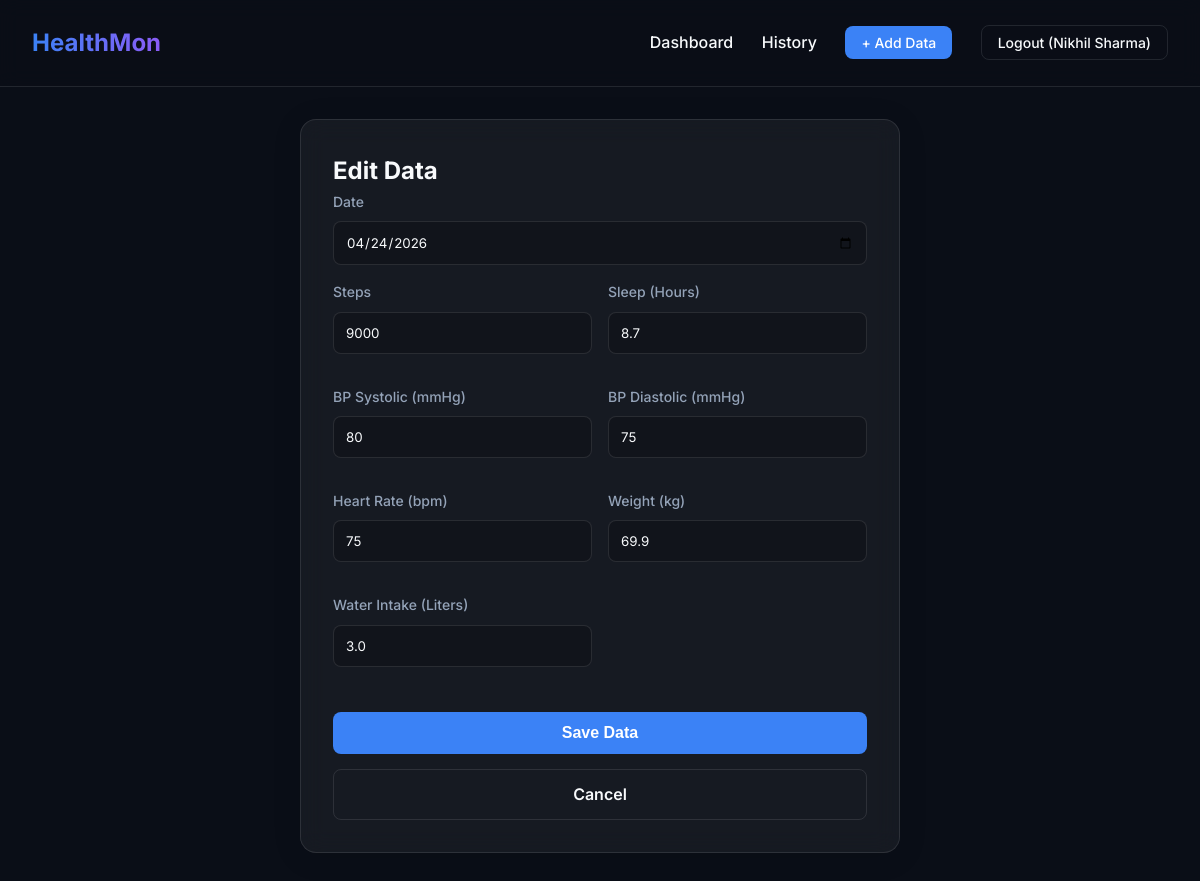
The page /log/edit/6 (signed in) on the database its author committed.
### models.py (models this page shows)
class DailyLog(db.Model):
    __tablename__ = 'daily_logs'
    id = db.Column(db.Integer, primary_key=True)
    user_id = db.Column(db.Integer, db.ForeignKey('users.id'), nullable=False)
    date = db.Column(db.Date, nullable=False, default=date.today)
    steps = db.Column(db.Integer, default=0)
    sleep_hours = db.Column(db.Float, default=0.0)
    bp_systolic = db.Column(db.Integer, default=120)
    bp_diastolic = db.Column(db.Integer, default=80)
    heart_rate = db.Column(db.Integer, default=72)
    weight = db.Column(db.Float, default=0.0)
    water_intake = db.Column(db.Float, default=0.0)   # litres
    score = db.Column(db.Integer, default=0)
    __table_args__ = (
        db.UniqueConstraint('user_id', 'date', name='uq_user_date'),
    )

### app.py (the view)
@app.route('/log/edit/<int:log_id>', methods=['GET', 'POST'])
@login_required
def edit_log(log_id):
    log = DailyLog.query.get_or_404(log_id)
    if log.user_id != session['user_id']:
        flash('Unauthorized access.', 'danger')
        return redirect(url_for('dashboard'))
    if request.method == 'POST':
        return _save_log(log)
    return render_template('form.html', log=log, title="Edit Data")

### app.py (called while the page is built)
def login_required(f):
    @wraps(f)
    def decorated_function(*args, **kwargs):
        if 'user_id' not in session:
            flash('Please log in to access this page.', 'warning')
            return redirect(url_for('login'))
        return f(*args, **kwargs)
    return decorated_function

### templates/form.html (shortened to what this page needs)
{% extends "base.html" %}
{% block content %}
<div class="form-wrapper">
    <div class="glass-card form-card">
        <h2>{{ title }}</h2>
        <form method="POST">
            <div class="form-group">
                <label>Date</label>
                <input type="date" name="date" required
                       value="{{ log.date if log else '' }}"
                       id="dateInput">
            </div>
            <div class="form-grid">
                <div class="form-group">
                    <label>Steps</label>
                    <input type="number" name="steps" min="0" step="1"
                           value="{{ log.steps if log else '' }}" placeholder="Enter steps">
                </div>
                <div class="form-group">
                    <label>Sleep (Hours)</label>
                    <input type="number" name="sleep_hours" min="0" max="24" step="0.1"
                           value="{{ log.sleep_hours if log else '' }}" placeholder="Enter hours">
                </div>
                <div class="form-group">
                    <label>BP Systolic (mmHg)</label>
                    <input type="number" name="bp_systolic" min="50" max="250"
                           value="{{ log.bp_systolic if log else '' }}" placeholder="Enter systolic">
                </div>
                <div class="form-group">
                    <label>BP Diastolic (mmHg)</label>
                    <input type="number" name="bp_diastolic" min="30" max="150"
                           value="{{ log.bp_diastolic if log else '' }}" placeholder="Enter diastolic">
                </div>
                <div class="form-group">
                    <label>Heart Rate (bpm)</label>
                    <input type="number" name="heart_rate" min="30" max="220"
                           value="{{ log.heart_rate if log else '' }}" placeholder="Enter bpm">
                </div>
                <div class="form-group">
                    <label>Weight (kg)</label>
                    <input type="number" name="weight" min="0" step="0.1"
                           value="{{ log.weight if log else '' }}" placeholder="Enter weight">
                </div>
                <div class="form-group">
                    <label>Water Intake (Liters)</label>
                    <input type="number" name="water_intake" min="0" step="0.1"
                           value="{{ log.water_intake if log else '' }}" placeholder="Enter liters">
                </div>
            </div>
            <div class="form-actions mt-3 button-group">
                <button type="submit" class="btn-primary w-100">Save Data</button>
                <a href="{{ url_for('dashboard') }}" class="btn-outline w-100 text-center">Cancel</a>
            </div>
        </form>
    </div>
</div>
{% endblock %}

### static/style.css (style rules this page uses)
:root { --bg-dark: #0a0e17; --card-bg: rgba(255, 255, 255, 0.05); --card-border: rgba(255, 255, 255, 0.1); --text-main: #f8fafc; --text-muted: #94a3b8; --accent: #3b82f6; --accent-hover: #2563eb; --success: #10b981; --warning: #f59e0b; --danger: #ef4444; }
* { box-sizing: border-box; margin: 0; padding: 0; }
body { font-family: 'Inter', sans-serif; background-color: var(--bg-dark); color: var(--text-main); line-height: 1.6; min-height: 100vh; }
a { text-decoration: none; color: var(--accent); }
.button-group { display: flex; gap: 10px; flex-wrap: wrap; }
button { margin: 5px 0; }
.glass-card { position: relative; overflow: hidden; background: var(--card-bg); backdrop-filter: blur(12px); -webkit-backdrop-filter: blur(12px); border: 1px solid var(--card-border); border-radius: 16px; padding: 2rem; box-shadow: 0 4px 30px rgba(0, 0, 0, 0.1); }
.btn-primary, .btn-primary-sm { background: var(--accent); color: white !important; border: none; border-radius: 8px; cursor: pointer; font-weight: 600; transition: background 0.2s, transform 0.1s; }
.btn-primary { padding: 0.75rem 1.5rem; font-size: 1rem; }
.btn-outline, .btn-outline-sm { background: transparent; color: var(--text-main) !important; border: 1px solid var(--card-border); border-radius: 8px; cursor: pointer; font-weight: 600; transition: background 0.2s; }
.btn-outline { padding: 0.75rem 1.5rem; font-size: 1rem; }
.w-100 { width: 100%; }
.mt-3 { margin-top: 1.5rem; }
.text-center { text-align: center; }
.auth-wrapper, .form-wrapper { display: flex; justify-content: center; align-items: center; min-height: 70vh; }
.auth-card, .form-card { width: 100%; max-width: 400px; }
.form-card { max-width: 600px; }
.form-group { margin-bottom: 1rem; }
.form-group label { display: block; margin-bottom: 0.5rem; font-size: 0.875rem; font-weight: 500; color: var(--text-muted); }
.form-group input { width: 100%; padding: 0.75rem; background: rgba(0, 0, 0, 0.2); border: 1px solid var(--card-border); border-radius: 8px; color: var(--text-main); font-family: inherit; transition: border-color 0.2s; }
.form-grid { display: grid; grid-template-columns: 1fr 1fr; gap: 1rem; }

### rows shown on the page
DailyLog: date "04/24/2026", steps "9000", sleep_hours "8.7", bp_systolic "80", bp_diastolic "75", heart_rate "75", weight "69.9", water_intake "3.0"

### other values the page prints
{{ session.get('user_name') }} "Nikhil Sharma"
{{ title }} "Edit Data"
